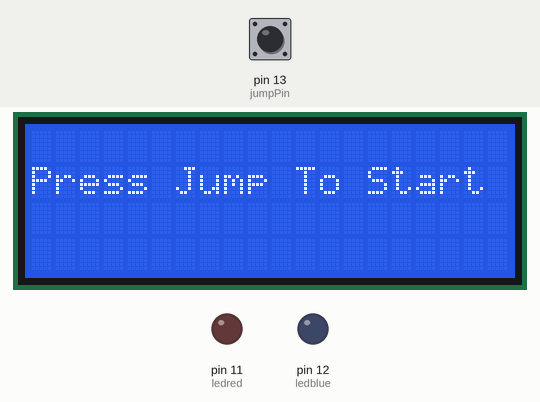
The sketch below on a simulated Arduino Uno, built with avr-gcc and run on an emulated ATmega328P. Parts: 20×4 character LCD, output pins drawn as LEDs (lit = HIGH). Inputs (shaded band) come from the test bench; at power-on: pin 13 (jumpPin) HIGH.

Above: at 1.3 s.
1.4 s: pin 13 (jumpPin) pulled LOW for 0.15 s
At 3.1 s:
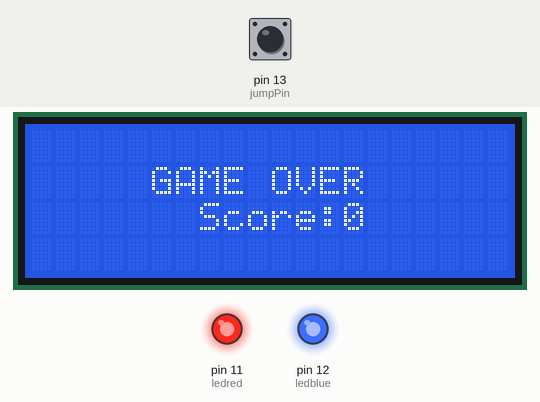
3.2 s: pin 13 (jumpPin) pulled LOW for 3.2 s
At 5.15 s:
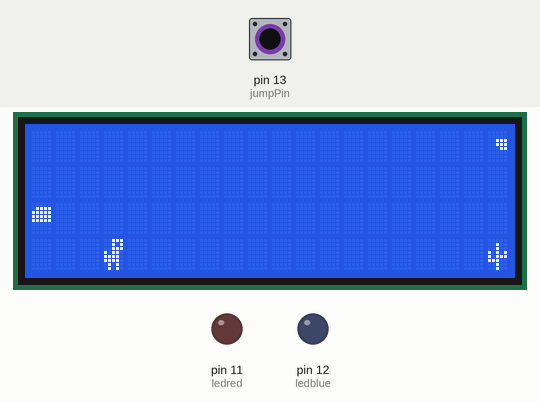
9.4 s: pin 13 (jumpPin) pulled LOW for 3.2 s
At 11.32 s:
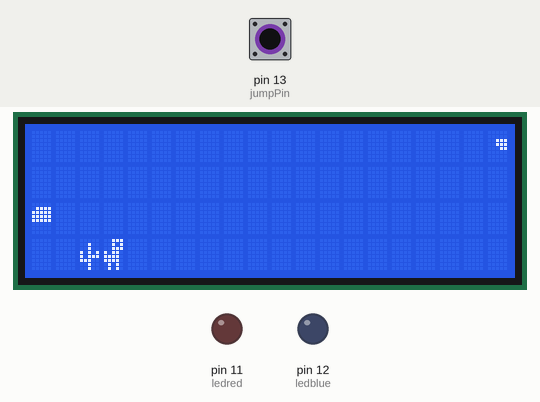
Timing chart, 0 to 14.8 s (numbered marks = the images above; inputs shaded):
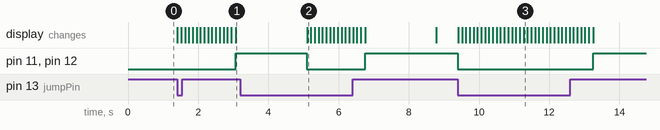

The sketch:

Dino.ino
```cpp
#include <Wire.h>
#include <LiquidCrystal_I2C.h>

LiquidCrystal_I2C lcd(0x27,20,4);

int jumpPin = 13;
int ledblue = 12;
int ledred = 11;

// Game state variables (moved to global scope so they don't reset every loop)
int dino_pos[2] = {3, 3}; // row, col
int cactus_pos = 19;
int cloud_pos = 19;
int score = 0;
boolean jumping = false;
boolean falling = false;

// Custom characters
byte dino[8] = {
  0b00111,
  0b00101,
  0b00111,
  0b10110,
  0b11110,
  0b11110,
  0b01010,
  0b01010,
};
byte cactus[8] = {
  0b00000,
  0b00100,
  0b00100,
  0b10101,
  0b10111,
  0b11100,
  0b00100,
  0b00100
};
byte cloud1[8] = {
  0b00000,
  0b00000,
  0b00111,
  0b00111,
  0b00011,
  0b00000,
  0b00000,
  0b00000
};
byte cloud2[8] = {
  0b00000,
  0b01111,
  0b11111,
  0b11111,
  0b11111,
  0b00000,
  0b00000,
  0b00000
};
byte cloud3[8] = {
  0b00000,
  0b10000,
  0b11000,
  0b11100,
  0b11100,
  0b00000,
  0b00000,
  0b00000
};
byte cloud4[8] = {
  0b00000,
  0b00000,
  0b00000,
  0b00000,
  0b00011,
  0b01111,
  0b01111,
  0b00000
};
byte cloud5[8] = {
  0b00000,
  0b00000,
  0b00000,
  0b00000,
  0b11000,
  0b11100,
  0b11110,
  0b00000
};

void setup() {
  lcd.init();
  lcd.backlight();

  lcd.createChar(1, dino);
  lcd.createChar(2, cactus);
  lcd.createChar(3, cloud1);
  lcd.createChar(4, cloud2);
  lcd.createChar(5, cloud3);
  lcd.createChar(6, cloud4);
  lcd.createChar(7, cloud5);

  pinMode(jumpPin, INPUT_PULLUP); // safer for button
  pinMode(ledblue, OUTPUT);
  pinMode(ledred, OUTPUT);

  digitalWrite(ledblue, LOW);
  digitalWrite(ledred, LOW);
}

void cactus_dis(int pos) {
  lcd.setCursor(pos, 3);
  lcd.write(2);
}
void cloud_dis(int pos) {
  lcd.setCursor(pos, 0);
  lcd.write(3); lcd.write(4);
}
void dino_dis() {
  lcd.setCursor(dino_pos[1], dino_pos[0]);
  lcd.write(1);
}

void resetGame() {
  dino_pos[0] = 3; dino_pos[1] = 3;
  cactus_pos = 19;
  cloud_pos = 19;
  score = 0;
  jumping = false;
  falling = false;
  digitalWrite(ledblue, LOW);
  digitalWrite(ledred, LOW);
}

void loop() {
  // Show "Press Jump" screen
  lcd.clear();
  lcd.setCursor(0, 1);
  lcd.print("Press Jump To Start");
  while (digitalRead(jumpPin) == HIGH); // wait for press

  resetGame();

  // Main game loop
  while (true) {
    lcd.clear();

    // Display elements
    cloud_dis(cloud_pos);
    dino_dis();
    cactus_dis(cactus_pos);

    // Move cactus
    if (cactus_pos > 0) cactus_pos--;
    else {
      cactus_pos = 19;
      score++;
    }

    // Read button
    int jumpbuttonState = digitalRead(jumpPin);

    // Handle jump state machine
    if (jumpbuttonState == LOW && !jumping && !falling) {
      jumping = true;
    }
    if (falling) {
      if (dino_pos[0] < 3) dino_pos[0]++;
      else falling = false;
    } else if (jumping) {
      if (dino_pos[0] > 1) dino_pos[0]--;
      else {
        jumping = false;
        falling = true;
      }
    }

    // Collision check
    if (dino_pos[1] == cactus_pos && dino_pos[0] == 3) {
      lcd.clear();
      lcd.setCursor(5, 1);
      lcd.print("GAME OVER");
      lcd.setCursor(7, 2);
      lcd.print("Score:");
      lcd.print(score);

      digitalWrite(ledblue, HIGH);
      digitalWrite(ledred, HIGH);

      delay(2000);
      break; // exit game loop
    }

    delay(100);
  }
}
```

Measured:
- after the input at 1.4 s, pin 11 (ledred), pin 12 (ledblue): LOW → HIGH after 1.7 s; the display: first changes at once (image 1 shows a later state)
- after the input at 3.2 s, pin 11 (ledred), pin 12 (ledblue): HIGH → LOW after 1.9 s, → HIGH 1.7 s later; the display: changes after 1.9 s (image 2)
- after the input at 9.4 s, pin 11 (ledred), pin 12 (ledblue): HIGH → LOW at once, → HIGH 3.9 s later; the display: first changes at once (image 3 shows a later state)
